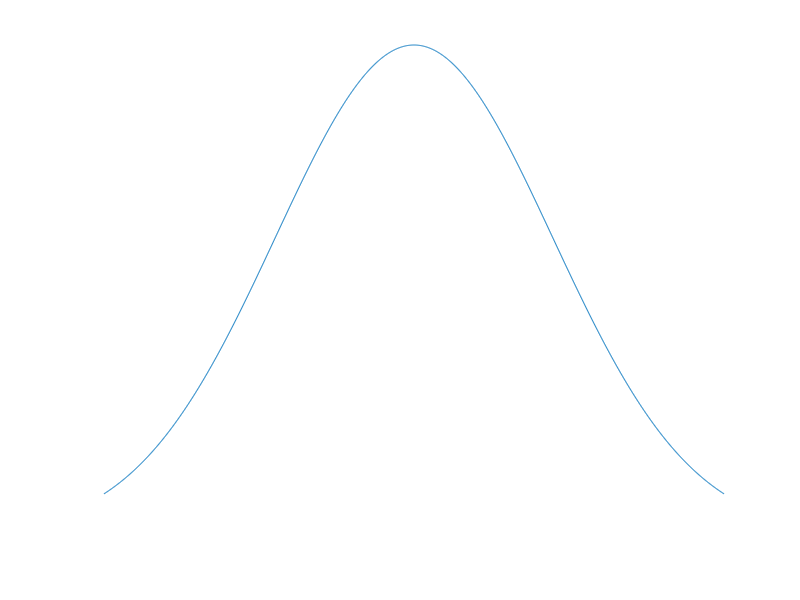
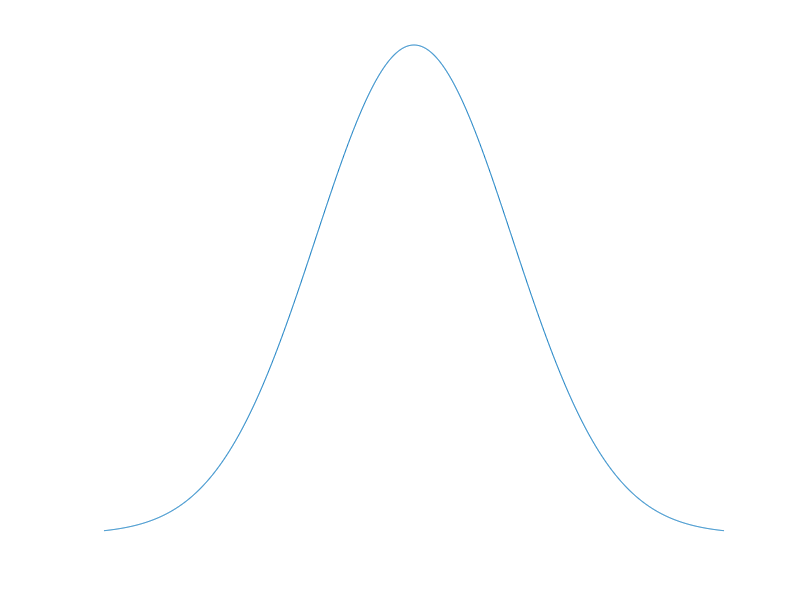
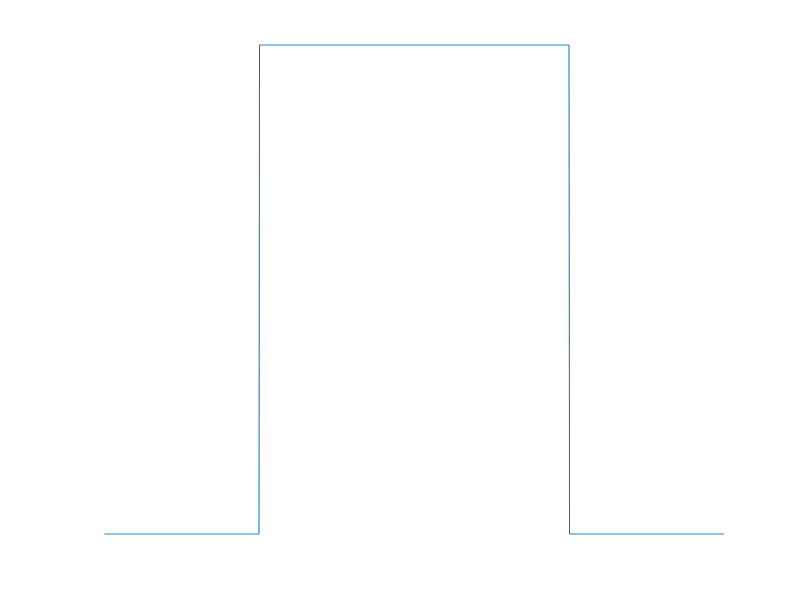

Write the MATLAB code that produced these figures, in order.
close all
clc

t = -1:1/1000:1;
r = 0.2;

%% GapEn
GapEn = exp( -t.^2/(10*r^2) );
figure
plot( t, GapEn )
axis off

%% Fuzzy Entropy
Fuzzy = exp( -t.^2/r );
figure
plot( t, Fuzzy )
axis off

%% mSampEn
mSampEn1 = 1./ (1+exp( (t-0.5)/r ));
mSampEn2 = 1./ (1+exp( (-t-0.5)/r ));
figure
plot( [mSampEn2,mSampEn1] )
axis off

%% Heaviside
tn1 = zeros( 1, 300 );
tn2 = ones( 1, 600 );

HS = [tn1, tn2, tn1];
plot( HS )
axis off